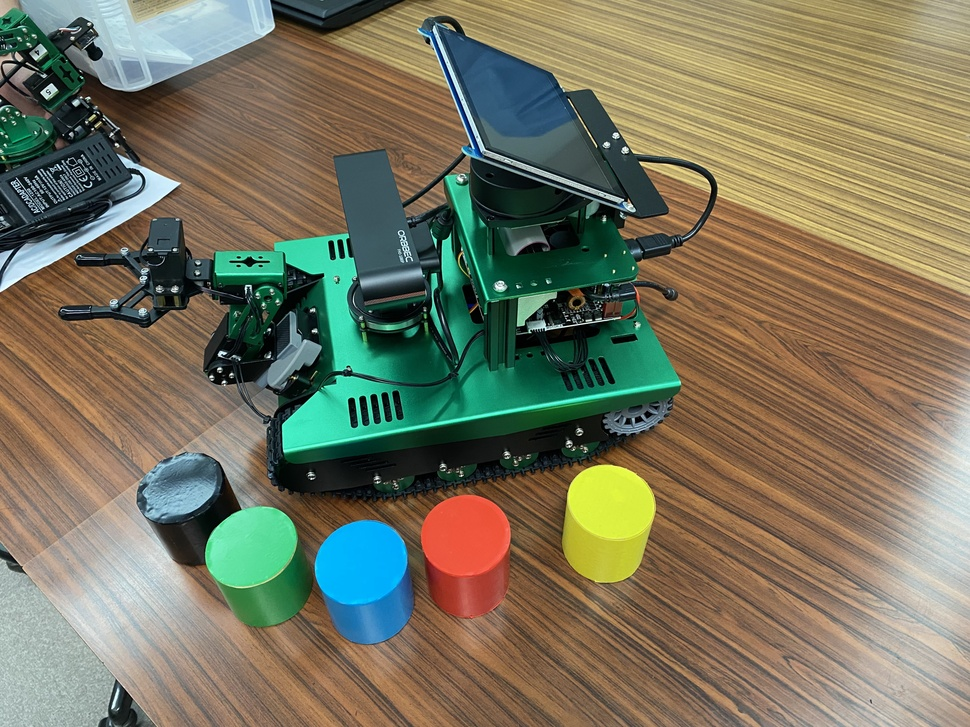
#> input picture open_cv_handson/C_picture_processing/yahboom.jpg, 970 x 727 px, shrunk from 4032 x 3024 before the run
$ jupyter execute 2_binarization.ipynb
#> lines starting #> are read from the running program, lines starting #| are printed output that depends on the picture; after the words box and inside, x2 and y2 are one past the last pixel; in counts of white or black regions, pixels touching at a corner belong together
# Image Binarization 画像の2値化
グレー値がある一定のしきい値より高いか低いかで、ピクセルの値を変えて白黒画像を作成する画像処理方法

[cell 1]
import cv2
import numpy as np
import matplotlib.pyplot as plt

img = cv2.imread('yahboom.jpg',1)
#> img is the input picture: shape (727, 970, 3); mean B, G, R 95.5, 117.9, 120.3
GrayImage = cv2.cvtColor(img, cv2.COLOR_BGR2GRAY)  #Convert to grayscale image
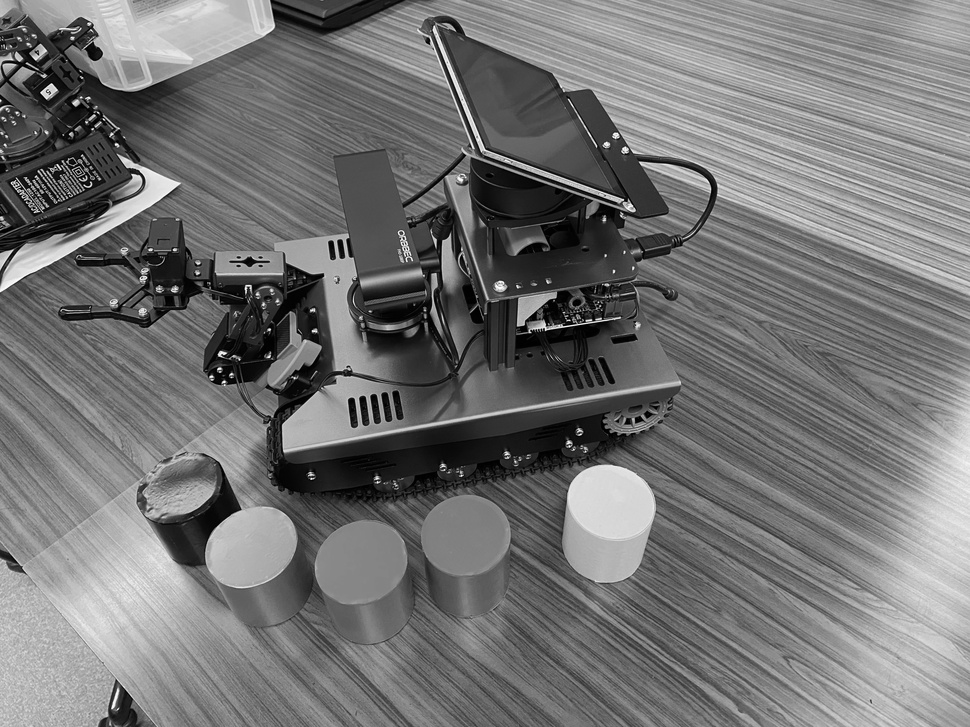
#> GrayImage: shape (727, 970); min 0, max 255, mean 116

ret, thresh1 = cv2.threshold(GrayImage, 10, 255, cv2.THRESH_BINARY)
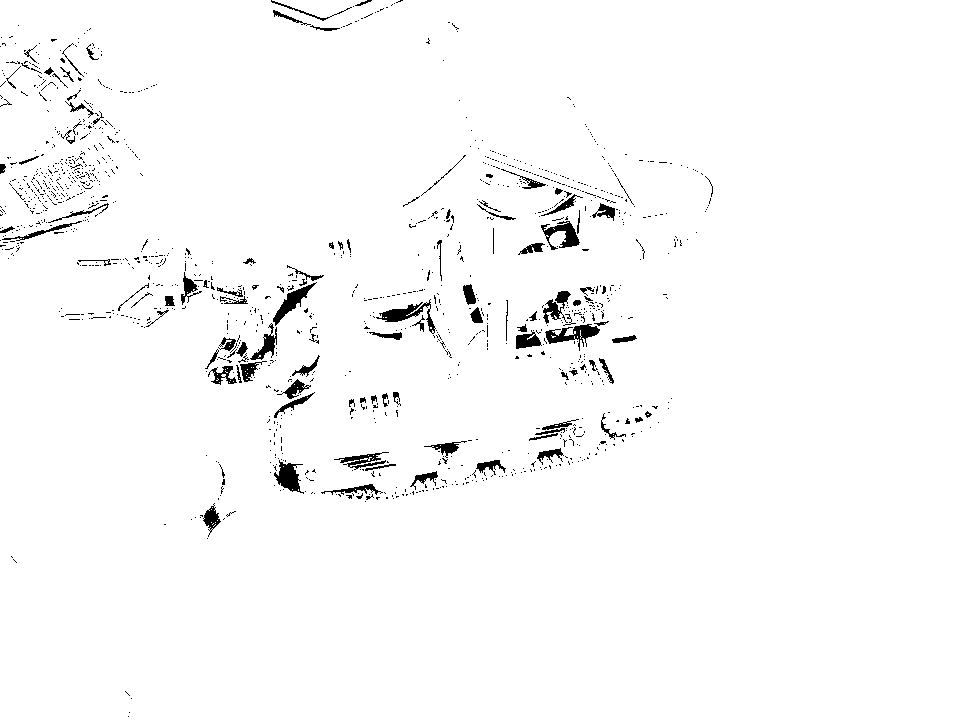
#> thresh1: shape (727, 970); 97.8% white; 1282 black regions (1171 under 20 px), largest, box (x1, y1, x2, y2) and area: (545, 324, 600, 351) 573, (376, 299, 436, 334) 560, (273, 282, 317, 326) 507
ret, thresh2 = cv2.threshold(GrayImage, 10, 255, cv2.THRESH_BINARY_INV)
ret, thresh3 = cv2.threshold(GrayImage, 10, 255, cv2.THRESH_TRUNC)
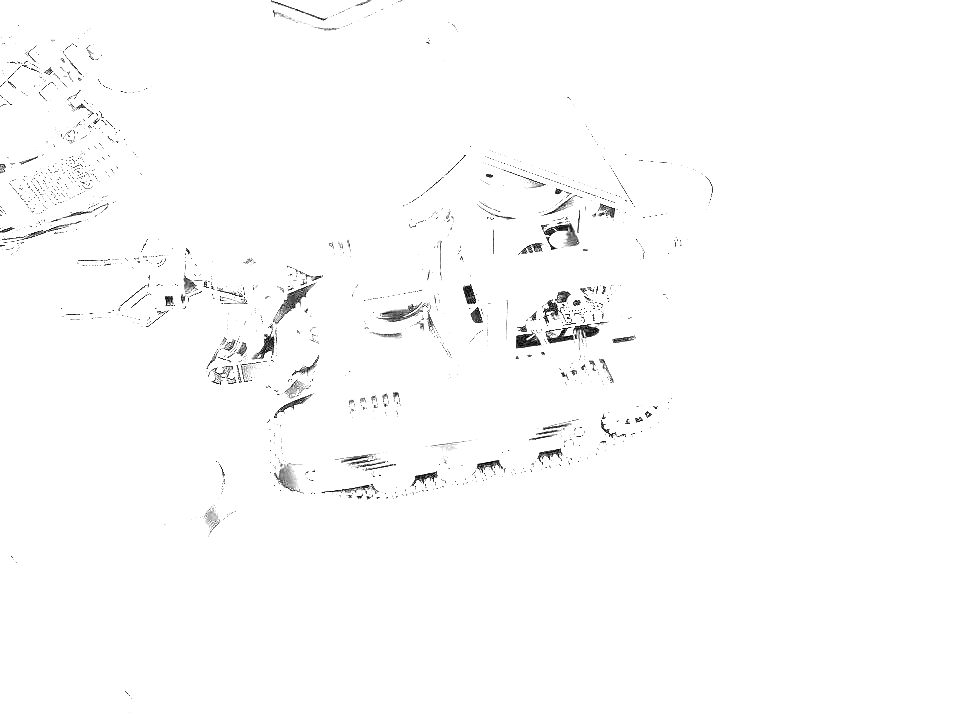
#> thresh3: shape (727, 970); min 0, max 10, mean 9.9; drawn with min black and max white
ret, thresh4 = cv2.threshold(GrayImage, 10, 255, cv2.THRESH_TOZERO)
ret, thresh5 = cv2.threshold(GrayImage, 10, 255, cv2.THRESH_TOZERO_INV)
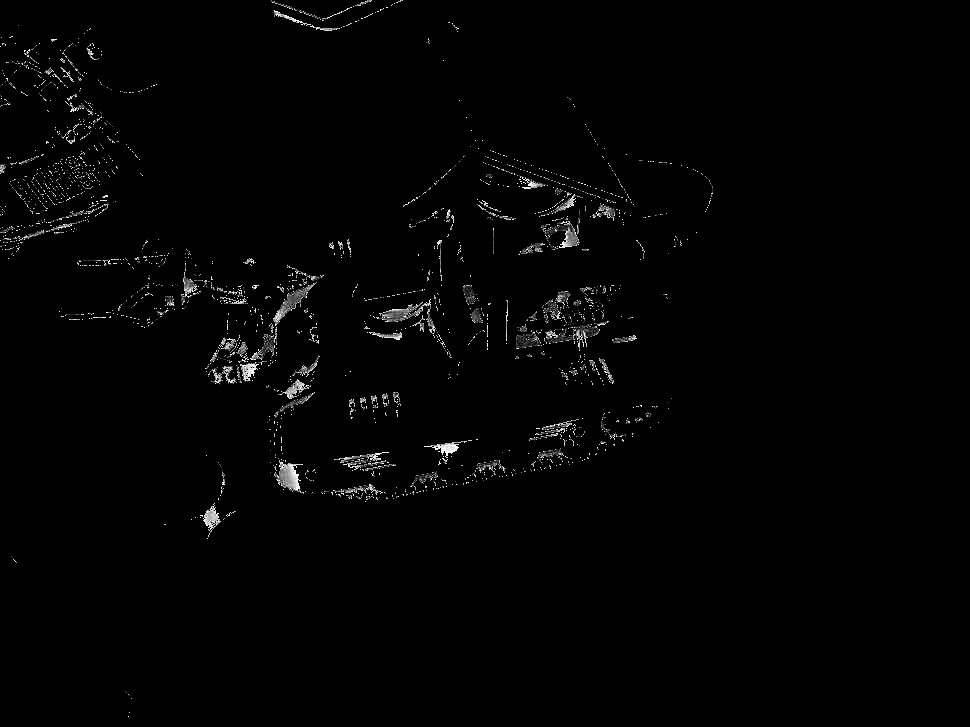
#> thresh5: shape (727, 970); min 0, max 10, mean 0.118; drawn with min black and max white
titles = ['Gray Image', 'BINARY', 'BINARY_INV', 'TRUNC', 'TOZERO', 'TOZERO_INV']
images = [GrayImage, thresh1, thresh2, thresh3, thresh4, thresh5]
for i in range(6):
    plt.subplot(2, 3, i+1), plt.imshow(images[i], 'gray')
    plt.title(titles[i])
plt.xticks([]), plt.yticks([])
plt.show()
